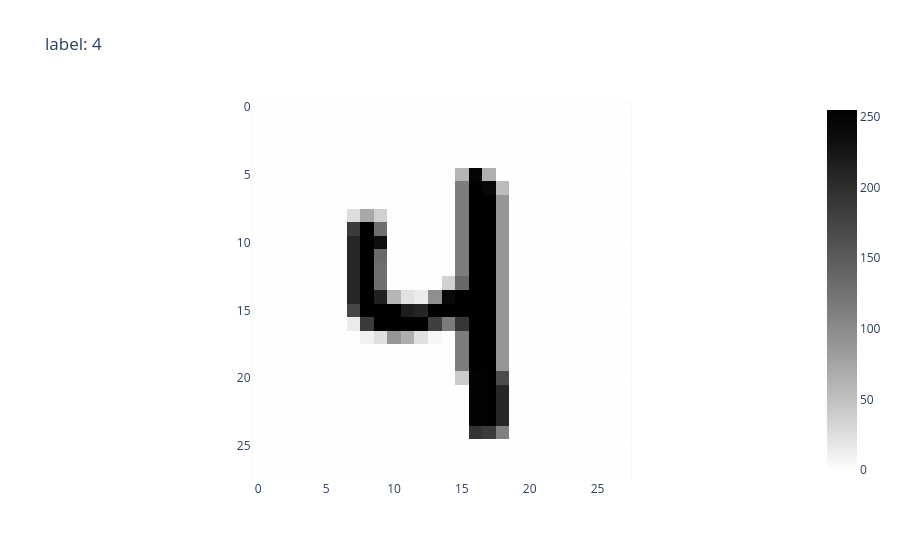

Here is the notebook cell this chart was saved with:
### Code cell
# one row back into a 28 x 28 picture
px.imshow(X[0].reshape(28, 28), color_continuous_scale="gray_r", title=f"label: {y[0]}")

### Figure 1 — Plotly figure (JSON) as saved in the notebook; plotly's stock layout.template omitted (floating-point values rounded to 4 significant figures; data arrays with more than 128 entries replaced by an {"elided": "..."} marker saying what was removed)
{"data": [{"coloraxis": "coloraxis", "hovertemplate": "x: %{x}<br>y: %{y}<br>color: %{z}<extra></extra>", "name": "0", "type": "heatmap", "xaxis": "x", "yaxis": "y", "z": {"elided": "28x28 int values"}}], "layout": {"coloraxis": {"autocolorscale": false, "colorscale": [[0.0, "rgb(254, 254, 253)"], [0.09091, "rgb(224, 224, 223)"], [0.1818, "rgb(197, 197, 195)"], [0.2727, "rgb(171, 171, 170)"], [0.3636, "rgb(146, 146, 145)"], [0.4545, "rgb(124, 123, 122)"], [0.5455, "rgb(102, 101, 101)"], [0.6364, "rgb(81, 80, 80)"], [0.7273, "rgb(59, 59, 59)"], [0.8182, "rgb(38, 38, 38)"], [0.9091, "rgb(16, 16, 16)"], [1.0, "rgb(0, 0, 0)"]]}, "title": {"text": "label: 4"}, "xaxis": {"anchor": "y", "constrain": "domain", "domain": [0.0, 1.0], "scaleanchor": "y"}, "yaxis": {"anchor": "x", "autorange": "reversed", "constrain": "domain", "domain": [0.0, 1.0]}}}
